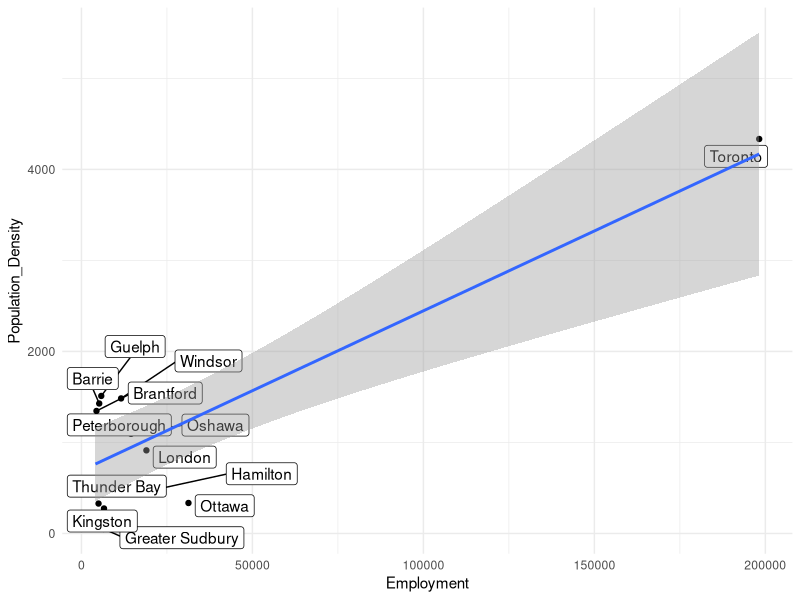
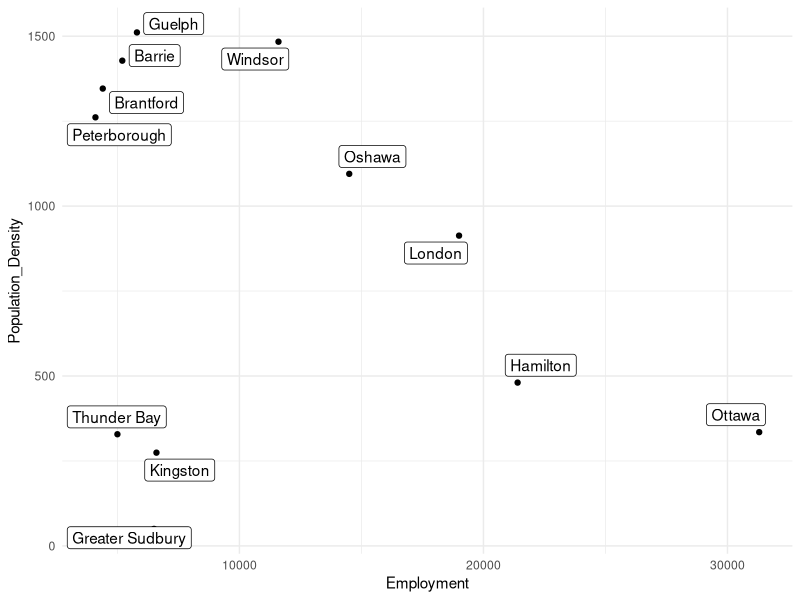

Reproduce these figures in R, in order.
#### Preamble ####
# Purpose: Provide codes for selecting two similar cities as the treatment group (reopen city) and the control group (shutdown city)
# Author: Hong Shi, Yixin Guan, Babak Mokri, Hong Pan
# Date:  20 February 2021
# Contact: lancehong.shi@mail.utoronto.ca, yixin.guan@mail.utoronto.ca, b.mokri@mail.utoronto.ca, hong.pan@mail.utoronto.ca
# License: MIT
# Pre-requisites: 
# - Need to have downloaded the cleaned employment data and census data in "01_employment_census_data_cleaning.R" 
#   and saved it to inputs/data

#### Workspace setup ####

library(tidyverse)
library(here)
library(ggrepel)
library(stringr)

# Read in the cleaned data

# Employment data
cleaned_statscan_employment <- readr::read_csv(here::here("inputs/data/cleaned_statscan_employment.csv"))
  
# Census data

cleaned_2016_census <- readr::read_csv(here::here("inputs/data/cleaned_2016_census.csv"))


#### City selection ####

# compare the number of observations between the cleaned_statscan_employment dataset and the cleaned_2016_census dataset

count(cleaned_statscan_employment) < count(cleaned_2016_census)

# We notice that the employment information is not available for all cities in the employment by industry dataset. 
# So we have to select the treatment city and the control city with employment information available
select_employment <- 
  cleaned_statscan_employment %>% 
  select(GEO, VALUE) %>% 
  filter(GEO != "Ottawa-Gatineau, Ontario/Quebec" & GEO != "Ottawa-Gatineau, Quebec part, Ontario/Quebec")
# Remove the Gatineau employment data since it is out of Ontario province


# We notice that the NAICS data about employment could be collected in city groups 
# ( e.g. St. Catharines and Niagara are collected in a single subgroup)
city_groups <-
  cleaned_statscan_employment %>% 
  filter(grepl("-", cleaned_statscan_employment$GEO)) # Cities within the city group are separated by "-"
head(city_groups$GEO)

# Since cities within these city groups have large differences in turns of demographics and land areas, 
# it is not proper to consider these city groups as a whole in the selection of cities, so we opt these city groups out of our study

# We would like to get the population density in one tibble for determining the selection of cities
select_census <- 
  cleaned_2016_census %>% 
  select( City = `Geographic name`, Population_Density = `Population density per square kilometre, 2016`)
head(select_census)

# We would like to get the population, land area in one tibble for determining the city similarities after the city selections
select_census_poparea <- 
  cleaned_2016_census %>% 
  select( City = `Geographic name`, Population = `Population, 2016`, Area = `Land area in square kilometres, 2016`)
head(select_census_poparea)


# split the column name in select_employment dataset to remove "Ontario" province separated by comma

select_employment$City <- str_split_fixed(select_employment$GEO, ",", 2)[,1] #[,1] means to only keeps the city names column
# Drop the GEO column 
# Ref link to drop the column: https://stackoverflow.com/questions/6286313/remove-an-entire-column-from-a-data-frame-in-r
select_employment$GEO <- NULL

# change Ottawa-Gatineau into Ottawa since already removed Gatineau 
# Ref link to reassign value:https://www.edureka.co/community/35430/how-change-the-value-variable-using-programming-data-frame
select_employment$City[select_employment$City == "Ottawa-Gatineau"] <- "Ottawa"

unique(cleaned_statscan_employment$SCALAR_FACTOR)
# Multiply the employment value by 1000 since the scalar factor is in thousands 
select_employment$Employment <- select_employment$VALUE * 1000
# Drop the VALUE column
select_employment$VALUE <- NULL
select_employment

# join two dataset to create a dataset that contains cities with population density and employment in Accommodation and food services available 

popdensity_employment <- merge(select_census, select_employment, by = "City")
head(popdensity_employment)

# Plot a Employment vs Population Density graph to detect cities with similar restaurant operating situation 
# (i.e. number of people served by restaurant staffs per square kilometers) by finding cities located closed to data points 
 
ggplot( data = popdensity_employment, mapping = aes(x = Employment, y = Population_Density)) +
  geom_point( )+
  theme_minimal() + 
  geom_label_repel(aes( label = City)) +
  geom_smooth( method = "lm", formula = y~x)


# The figure shows that Toronto has very high population density and employment in accommodation and food services, and it makes sense that Toronto is the most populous city in Canada
# Since we would like to select two cities with similar population density and employment as the treatment and control group, we remove Toronto from the graph due to no comparable restaurant operating situation with other cities.
popdensity_employment <- 
  popdensity_employment %>% 
  filter( City !="Toronto")

ggplot( data = popdensity_employment, mapping = aes(x = Employment, y = Population_Density)) +
  geom_point( )+
  theme_minimal() + 
  geom_label_repel(aes( label = City)) 
#geom_smooth( method = "lm", formula = y~x)

# As we could see from the graph, the data points representing Bratford and Peterborough lies closely with each other
# Meaning that they have similar population density and accommodation and food service employment, 
# we could select Brantford and Peterborough as the control and treatment cities.

# An brief table showing coefficients of previous plot, suggesting that the restaurant operating situations between these two cities are similar 
popdensity_employment$density_employment <- 
  popdensity_employment$Population_Density/ popdensity_employment$Employment
popdensity_employment %>% 
  select(City, density_employment) %>% 
  knitr::kable(
    col.names = c("city", "Restaurant employment operating occupacy indicator")
  )


# we would also like to compare the similarity between Brantford and Peterborough in turns of population and land area
select_census_poparea %>% 
  filter( City == "Brantford"| City == "Peterborough") %>% 
  knitr::kable(
    col.names = c("city", "population", "area")
  )
# The result shows that Brantford and Peterborough are similar cities in turns of population and area, 
# expect that Brantford is slightly bigger and more populous

# For now, we have finished the selection of cities to implement our experiment


